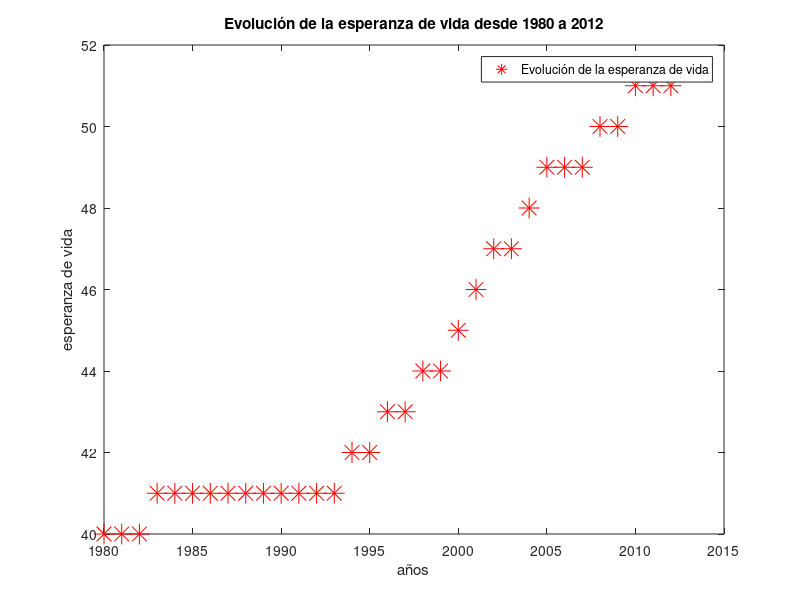
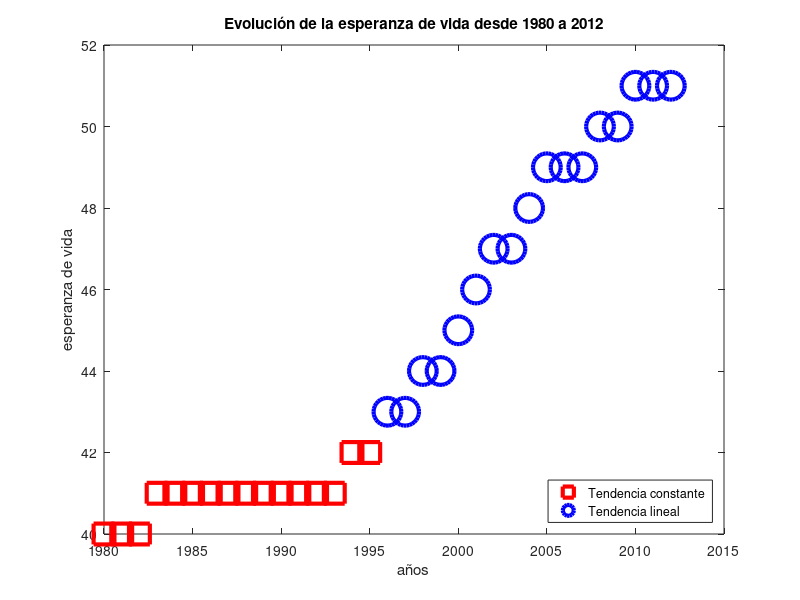
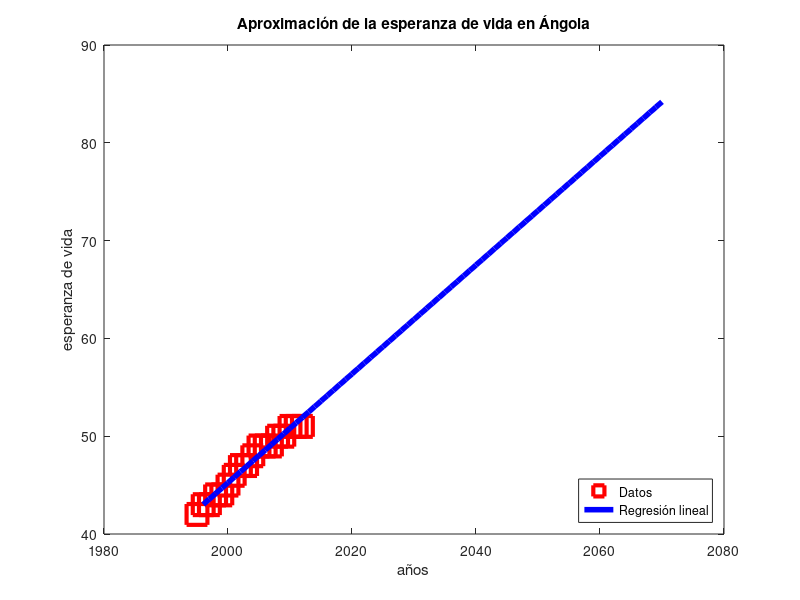

Write MATLAB code to recreate these figures, in order.
%%%%%%%%%%%%%%%%%%%%%%%%%%%%%%%%%%%%%%%%%%%%%%%%%%%%%%%%%%%%%%%%%%%%
%%%%%%%%%%%%%%%%%%%%%%%%%%%%%%%%%%%%%%%%%%%%%%%%%%%%%%%%%%%%%%%%%%%%
%%   Este programa es un script que con los datos del Banco
%%   Mundial de Datos sobre la esperanza de vida de Angola 
%%   desde 1980 a 2012 para hacer una prevision a futuro de la
%%   esperanza de vida usando regresion mediante ecuaciones normales
%%%%%%%%%%%%%%%%%%%%%%%%%%%%%%%%%%%%%%%%%%%%%%%%%%%%%%%%%%%%%%%%%%%%
%%%%%%%%%%%%%%%%%%%%%%%%%%%%%%%%%%%%%%%%%%%%%%%%%%%%%%%%%%%%%%%%%%%%

% Limpiamos la pantalla de salida

clc;

% Hemos creado un archivo csv con los datos mencionados. Lo leemos y
% lo traemos al espacio de trabajo.

datos=csvread("Hopelife.csv");

% La primera fila lleva el nombre de las variables y el comando csvread 
% lo ha leido como 0's. Los quitamos. Recordad que la primera columna es
% el año y la segunda la esperanza de vida de ese año.

datos=datos(2:end,:);


 % Vamos a visualizar los datos dados y sacar algunas conclusiones.
figure
plot(datos(:,1),datos(:,2),'*r','markersize',15)
title('Evolución de la esperanza de vida desde 1980 a 2012')
xlabel('años')
ylabel('esperanza de vida')
legend("Evolución de la esperanza de vida")
print('DatosPuros','-dpdflatex') % crear código latex para edición revista
disp('Pulse pause para continuar')
pause

% Marcamos los dos clusters o las dos tendencias de los datos

figure
plot(datos(1:16,1),datos(1:16,2),'sr','linewidth',3,'markersize',15)
hold on
plot(datos(17:end,1),datos(17:end,2),'ob','linewidth',3,'markersize',20)
title('Evolución de la esperanza de vida desde 1980 a 2012')
xlabel('años')
ylabel('esperanza de vida')
legend("Tendencia constante","Tendencia lineal","location","southeast")
print('DatosTendencia','-dpdflatex') % crear código latex para edición revista
disp('Pulse pause para continuar')
pause

% Calculamos la correlación entre las dos variables

x=datos(17:end,1);
y=datos(17:end,2);
disp('El coeficiente de correlación')
corr(x,y)
disp('Pulse pause para continuar')
pause


% De este modo tiene sentido buscar una función lineal para aproximar 
% Los parámetros los calculamos mediante ecuaciones normales ya que no
% se trata de muestras grandes.

X = [ones(length(x), 1) x];
disp('Los valores del modelo')
theta = (pinv(X'*X))*X'*y
disp('Pulse pause para continuar')
pause

% Marcamos los dos clasters o las dos tendencias de los datos

figure
plot(datos(16:end,1),datos(16:end,2),'sr','linewidth',3,'markersize',15)
hold on
xx=1996:2070;
yy=theta(1)+theta(2)*xx;
plot(xx,yy,'-b','linewidth',4)
title('Aproximación de la esperanza de vida en Ángola')
xlabel('años')
ylabel('esperanza de vida')
legend("Datos","Regresión lineal","location","southeast")
print('DatosPredicion','-dpdflatex') % crear código latex para edición revista
